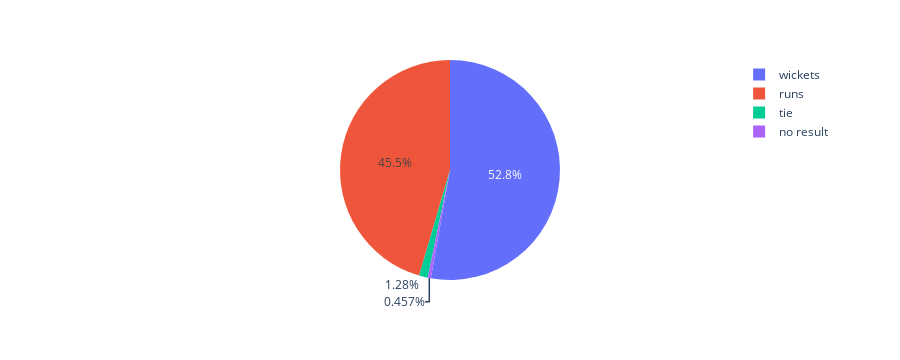

The notebook cell saved with this chart:
### Markdown cell above
#### 26. Mumbai Indians, Chennai Super kings and kolkata knight Riders won's most matches in ipl,i.e 144,138 and 131 respectively.
#### 27. Kochi Tuskers Kerala and  Pune Warriors won's least matches in ipl,i.e 6,12.
#### 28. In 5 matches there are no winner because match get cancel due to rain and some other reasons.

### Code cell
px.pie(ipl_df,names="result")

### Figure 1 — Plotly figure (JSON) as saved in the notebook; plotly's stock layout.template omitted (floating-point values rounded to 4 significant figures; data arrays with more than 128 entries replaced by an {"elided": "..."} marker saying what was removed)
{"data": [{"domain": {"x": [0, 1], "y": [0, 1]}, "hovertemplate": "result=%{label}<extra></extra>", "labels": {"elided": "1095 str values"}, "legendgroup": "", "name": "", "showlegend": true, "type": "pie"}], "layout": {"autosize": true, "height": 360, "legend": {"tracegroupgap": 0}, "margin": {"t": 60}}}
